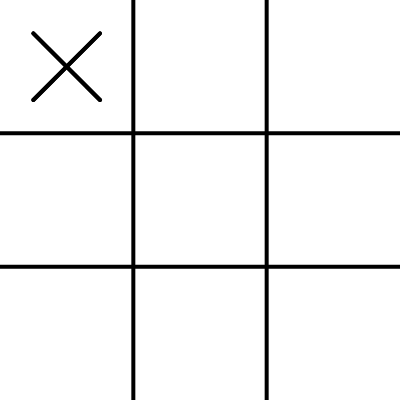
Frame 1 (no input)
Frame 60 (no input): identical to frame 1, image omitted
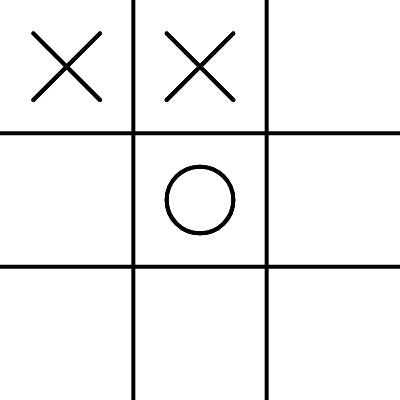
Frame 120 (the mouse pressed at the canvas centre since frame 60)

The p5.js sketch that drew these frames (run headless with seeded random() and noise() and a simulated clock; from frame 60 on, the mouse is pressed at the canvas centre):

// p5.js sketch
// ── sketch.js
let board = [
  ['','',''],
  ['','',''],
  ['','',''],
];

let w;
let h;
let available = [];
let ai = 'X';
let human = 'O';
let currentPlayer = human;
let turn = true;

function setup() {
  createCanvas(400, 400);
  frameRate(30);
  w = width/3;
  h = height/3;
  bestMove();
}

function mousePressed() {
  if (currentPlayer == human) {
    // Human make turn
    let i = floor(mouseX / w);
    let j = floor(mouseY / h);
    // If valid turn
    if (board[j][i] == '') {
      board[j][i] = human;
      currentPlayer = ai;
      if(checkMove() == null) //so when human wins the ai doesn't play
        bestMove();
    }
  }
}

function equals3(a,b,c){
  return (a==b && b==c && a != '');
}

// checks and draws winner's move
function checkWinner(){
  let winner = null;
  stroke(255, 0, 0); // red stroke for who wins

  // horizontal check
  for(let i = 0 ; i < 3;i++){
    if(equals3(board[i][0],board[i][1],board[i][2])){
      winner = board[i][0];
      let x = h/2;
      let y = w * i + w/2;
      line (x, y,5*x,y); 
    }
  }
  // vertical check
  for(let i = 0 ; i < 3;i++){
    if(equals3(board[0][i],board[1][i],board[2][i])){
      winner = board[0][i];
      let x = h * i + h/2;
      let y = w/2;
      line (x,y,x,5*y); 
    }
  }

  let x = h*2 + h/2;
  let y = w*2 + w/2;
  // 1st diagonal check
  if(equals3(board[0][0],board[1][1],board[2][2])){
    winner = board[0][0];
    line (h/2,w/2,x,y); 
  }
  // 2nd diagonal check
  if(equals3(board[0][2],board[1][1],board [2][0])){
    winner = board[0][2];
    line (x,w/2,h/2,y); 
  }
  // calculations of open spots so i know if it's a tie
  let openSpots = 0;
  for (let i = 0; i < 3; i++) {
    for (let j = 0; j < 3; j++) {
      if (board[i][j] == '') {
        openSpots++;
      }
    }
  }

  // re-draw symbols 'X' or 'O' so red line is under them
  stroke(0);
  drawBoard();

  if(winner == null && openSpots == 0){
    return 'tie';
  }
  else {
    return winner;
  }
}

// only checks witout drawing (for minimax algorithm)
function checkMove(){
  let winner = null;

  // horizontal check
  for(let i = 0 ; i < 3;i++){
    if(equals3(board[i][0],board[i][1],board[i][2])){
      winner = board[i][0]; 
    }
  }
  // vertical check
  for(let i = 0 ; i < 3;i++){
    if(equals3(board[0][i],board[1][i],board[2][i])){
      winner = board[0][i];
    }
  }

  // 1st diagonal check
  if(equals3(board[0][0],board[1][1],board[2][2])){
    winner = board[0][0];
  }
  // 2nd diagonal check
  if(equals3(board[0][2],board[1][1],board [2][0])){
    winner = board[0][2];
  }
  // calculations of open spots so i know if it's a tie
  let openSpots = 0;
  for (let i = 0; i < 3; i++) {
    for (let j = 0; j < 3; j++) {
      if (board[i][j] == '') {
        openSpots++;
      }
    }
  }

  if(winner == null && openSpots == 0){
    return 'tie';
  }
  else {
    return winner;
  }
}

function draw() {
  background(255);
  strokeWeight(4);

  // draw grid 
  line(w,0,w,height);
  line(w*2,0,w*2,height);
  line(0,h,width,h);
  line(0,h*2,width,h*2);

  drawBoard();
  
  //check winner and print who won
  let result = checkWinner();
  if (result != null){
      noLoop();
      let resultP = createP('');
      resultP.style('font-size', '32pt');
      if (result == 'tie') 
        resultP.html("Tie!");
      else 
        resultP.html(`${result} wins!`);
  } 
}

function drawBoard(){

  for(let i = 0; i < 3; i++)
    for(let j = 0; j < 3; j++){
      let x = w * j + w/2;
      let y = h * i + h/2;
      let spot = board[i][j];
      textSize(32);
      let r = w/4;
      if (spot == ai){
        line (x - r, y-r, x + r, y + r); 
        line(x + r, y - r, x -r, y + r);
      }
      else if(spot == human){
        noFill();
        ellipse(x,y,r*2);
      }
    }
}
// ── minimax.js
function bestMove(){
    // AI Turn
    let bestScore = -Infinity;
    let move;
    for(let i = 0; i < 3; i++)
      for(let j = 0; j < 3; j++){
        // is there a spot available?
        if(board[i][j] == ''){
            board[i][j] = ai;
            let score = minimax(board,0,false);
            board[i][j] = '';
            if (score > bestScore){
                bestScore = score;
                move = {i,j};
            }   
        }
      }
      board[move.i][move.j] = ai;
      currentPlayer = human;
}

let scores = {
    X : 1,
    O : -1,
    tie : 0
}

function minimax(board,depth, isMaximazing){

    let res = checkMove();
    if(res !== null){
       return scores[res];
    }
    // Maximising player 'X'
    if (isMaximazing){
        let bestScore = -Infinity;
        for(let i = 0; i < 3; i++)
            for(let j = 0; j < 3; j++){ 
                if(board[i][j] == ''){
                    board[i][j] = ai;
                    let score = minimax(board,depth + 1,false);
                    board[i][j] = '';
                    bestScore = max(score,bestScore); // max() returns max between two numbers
                }
            } 
        return bestScore;
    }
    // Minimising player 'O'
    else{
        let bestScore = Infinity;
        for(let i = 0; i < 3; i++)
            for(let j = 0; j < 3; j++){ 
                if(board[i][j] == ''){
                    board[i][j] = human;
                    let score = minimax(board,depth + 1,true);
                    board[i][j] = '';
                    bestScore = min(score,bestScore);
                }
            }
        return bestScore;
    }
}
